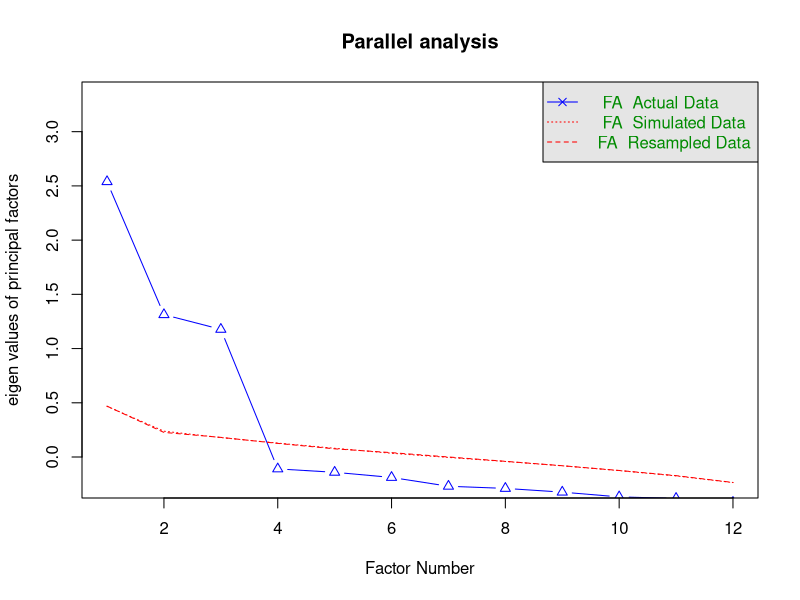
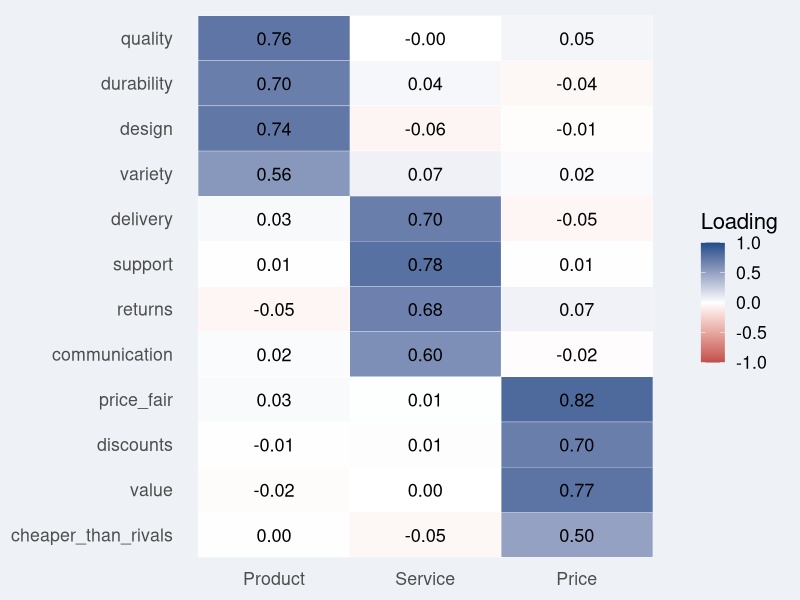

Write the R code that produced these figures, in order.
## ---- chunk 1
#| label: setup
#| include: false
library(psych)
library(ggplot2)
survey <- read.csv("data/customer_survey.csv")
items  <- survey[, 1:12]
## ---- chunk 2
library(psych)
survey <- read.csv("data/customer_survey.csv")
items  <- survey[, 1:12]          # the 12 rating items
dim(items)                        # 400 customers, 12 items
sum(is.na(items))                 # no missing values

KMO(items)$MSA                    # rule of thumb: > 0.6
cortest.bartlett(cor(items), n = nrow(items))$p.value
## ---- chunk 3
#| fig-height: 3.3
#| fig-width: 9
set.seed(1)
pa <- fa.parallel(items, fa = "fa", main = "Parallel analysis")
## ---- chunk 4
fit <- fa(items, nfactors = 3, rotate = "oblimin", fm = "ml")
L <- unclass(fa.sort(fit)$loadings)       # sorted loadings
L[abs(L) < 0.3] <- NA                     # hide small loadings
print(round(L, 2), na.print = "")
## ---- chunk 5
fit_pa   <- fa(items, nfactors = 3, rotate = "oblimin", fm = "pa")
fit_poly <- fa(items, nfactors = 3, rotate = "oblimin", cor = "poly")
round(factor.congruence(fit, fit_pa), 2)     # 1 = identical factor
round(factor.congruence(fit, fit_poly), 2)
## ---- chunk 6
#| echo: false
#| fig-height: 4.4
#| fig-width: 8
#| out-width: "64%"
L <- unclass(fit$loadings)
markers <- c(Product = "quality", Service = "support", Price = "price_fair")
fac_name <- names(markers)[apply(abs(L[markers, ]), 2, which.max)]
names(fac_name) <- colnames(L)
Ld <- as.data.frame(as.table(L))
names(Ld) <- c("item", "factor", "loading")
Ld$factor <- factor(fac_name[as.character(Ld$factor)], levels = names(markers))
Ld$item <- factor(Ld$item, levels = rev(colnames(items)))
ggplot(Ld, aes(factor, item, fill = loading)) +
  geom_tile(colour = "white") +
  geom_text(aes(label = sprintf("%.2f", loading)), size = 4.6) +
  scale_fill_gradient2(low = "#c0504d", mid = "white", high = "#1d4e89", limits = c(-1, 1)) +
  labs(x = NULL, y = NULL, fill = "Loading") +
  theme_minimal(base_size = 16) +
  theme(plot.background = element_rect(fill = "#eef2f7", colour = NA),
        panel.grid = element_blank())
## ---- chunk 7
L <- unclass(fit$loadings)
markers <- c(Product = "quality", Service = "support", Price = "price_fair")
scores <- as.data.frame(fit$scores)
# name each factor after its clearest item (step 5)
colnames(scores) <- names(markers)[apply(abs(L[markers, colnames(scores)]), 2, which.max)]
model <- lm(survey$satisfaction ~ Product + Service + Price, data = scores)
res <- summary(model)$coefficients
data.frame(b = round(res[, 1], 2), p = format.pval(res[, 4], eps = 0.001, digits = 2))
## ---- chunk 8
big5 <- na.omit(bfi[, 1:25])
KMO(big5)$MSA
format.pval(cortest.bartlett(cor(big5), n = nrow(big5))$p.value, eps = 0.001)
set.seed(1)
fa.parallel(big5, fa = "fa", plot = FALSE)$nfact
## ---- chunk 9
f5 <- fa(big5, nfactors = 5, rotate = "oblimin")
L5 <- unclass(f5$loadings)
apply(L5, 2, function(x) paste(rownames(L5)[abs(x) > 0.4], collapse = ", "))
